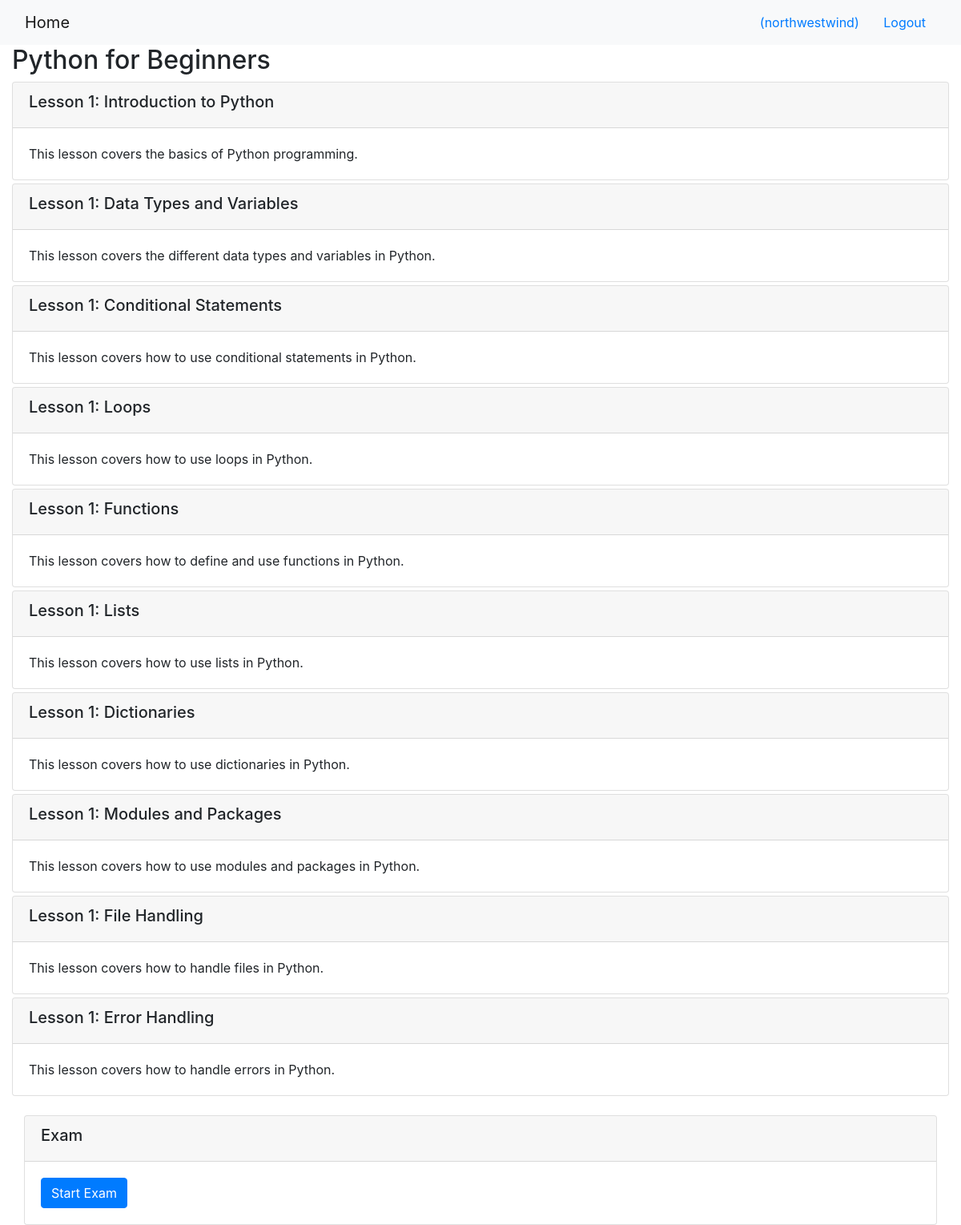
/onlinecourse/5/ (signed in), run on the app's committed database.
### onlinecourse/models.py (models this page shows, shortened)
class Course(models.Model):
    name = models.CharField(null=False, max_length=30, default='online course')
    image = models.ImageField(upload_to='course_images/')
    description = models.CharField(max_length=1000)
    pub_date = models.DateField(null=True)
    instructors = models.ManyToManyField(Instructor)
    users = models.ManyToManyField(settings.AUTH_USER_MODEL, through='Enrollment')
    total_enrollment = models.IntegerField(default=0)
    is_enrolled = False
    exam = models.BooleanField(default=False)

class Lesson(models.Model):
    title = models.CharField(max_length=200, default="title")
    order = models.IntegerField(default=0)
    course = models.ForeignKey(Course, on_delete=models.CASCADE)
    content = models.TextField()

### onlinecourse/views.py (the view)
# urls.py: path('<int:pk>/', views.CourseDetailView.as_view(), name='course_details'),
class CourseDetailView(generic.DetailView):
    model = Course
    template_name = 'onlinecourse/course_detail_bootstrap.html'
    def get_context_data(self, **kwargs):
        context = super().get_context_data(**kwargs)
        course = self.get_object()
        questions = Question.objects.filter(course=course)
        print("queste sono le domande" ,questions)
        context['questions'] = questions
        return context

### onlinecourse/templates/onlinecourse/course_detail_bootstrap.html (shortened to what this page needs)
<!DOCTYPE html>
<html lang="en">
<head>
     {% load static %}
    <link rel="stylesheet" href="https://maxcdn.bootstrapcdn.com/bootstrap/4.5.2/css/bootstrap.min.css">
</head>
<body>
    <nav class="navbar navbar-light bg-light">
        <div class="container-fluid">
            <div class="navbar-header">
                  <a class="navbar-brand" href="{% url 'onlinecourse:index' %}">Home</a>
            </div>
            <ul class="nav navbar-nav navbar-right">
                {% if user.is_authenticated %}
                <li>
                    <a class="btn btn-link" href="#">{{ user.first_name }}({{ user.username }})</a>
                    <a class="btn btn-link" href="{% url 'onlinecourse:logout' %}">Logout</a>
                </li>
                {% endif %}
            </ul>
        </div>
    </nav>
    <div class="container-fluid">
            <h2>{{ course.name }}</h2>
            <div class="card-columns-vertical">
                {% for lesson in course.lesson_set.all %}
                    <div class="card mt-1">
                        <div class="card-header"><h5>Lesson {{lesson.order|add:1}}: {{lesson.title}}</h5></div>
                        <div class="card-body">{{lesson.content}}</div>
                    </div>
                {% endfor %}
            </div>
<div class="container-fluid mt-4">
    <div class="card">
        <div class="card-header">
            <h5>Exam</h5>
        </div>
        {% if user.is_authenticated %}
            <div class="card-body">
                {% if course.exam %}
                    <button type="button" class="btn btn-primary" data-toggle="collapse" data-target="#exam-collapse">Start Exam</button>
                {% else %}
                    <p>There is no exam for this course.</p>
                {% endif %}
            </div>
        {% else %}
            <div class="card-body">
                <p>Please login to take the exam.</p>
            </div>
        {% endif %}
    </div>
</div>
    </div>
</body>
</html>

### data on the page
Course: name "Python for Beginners"
Lesson: order|add "1", title "Introduction to Python", content "This lesson covers the basics of Python programming."
Lesson: order|add "1", title "Data Types and Variables", content "This lesson covers the different data types and variables in Python."
Lesson: order|add "1", title "Conditional Statements", content "This lesson covers how to use conditional statements in Python."
Lesson: order|add "1", title "Loops", content "This lesson covers how to use loops in Python."
Lesson: order|add "1", title "Functions", content "This lesson covers how to define and use functions in Python."
Lesson: order|add "1", title "Lists", content "This lesson covers how to use lists in Python."
Lesson: order|add "1", title "Dictionaries", content "This lesson covers how to use dictionaries in Python."
Lesson: order|add "1", title "Modules and Packages", content "This lesson covers how to use modules and packages in Python."
Lesson: order|add "1", title "File Handling", content "This lesson covers how to handle files in Python."
Lesson: order|add "1", title "Error Handling", content "This lesson covers how to handle errors in Python."

### other printed values
{{ user.username }} "northwestwind"
